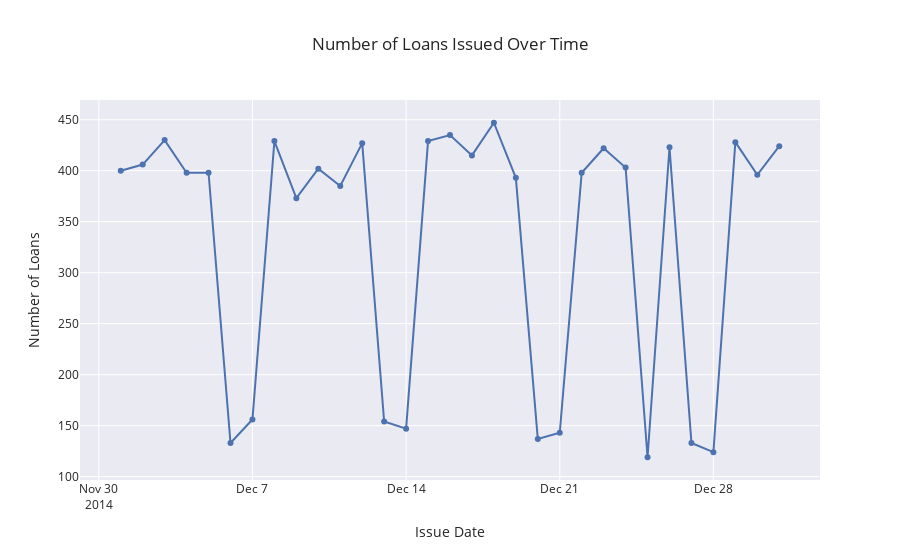

Notebook cell for this chart:
### Markdown cell above
## Time-Based Analysis

In this section, we will analyze how loan data trends over time. This includes examining the number of loans issued, the total loan amount over time, and the distribution of loans based on the day of the week.

**1. Loans Issued Over Time**

We will create a line chart to show the number of loans issued over time. This will help us identify trends, such as periods with high or low loan issuance.

### Code cell
# Data wrangling: Aggregate number of loans issued per date
data_agg = loan.groupby(['issue_date']).count()['id'].reset_index()

px.line(
    data_agg,
    x='issue_date',
    y='id',
    markers=True,
    title='Number of Loans Issued Over Time',
    labels={
        'issue_date': 'Issue Date',
        'id': 'Number of Loans'
    },
    template="seaborn"
)

### Figure 1 — Plotly figure (JSON) as saved in the notebook; plotly's stock layout.template omitted (floating-point values rounded to 4 significant figures)
{"data": [{"hovertemplate": "Issue Date=%{x}<br>Number of Loans=%{y}<extra></extra>", "legendgroup": "", "line": {"color": "rgb(76,114,176)", "dash": "solid"}, "marker": {"symbol": "circle"}, "mode": "lines+markers", "name": "", "orientation": "v", "showlegend": false, "type": "scatter", "x": ["2014-12-01T00:00:00", "2014-12-02T00:00:00", "2014-12-03T00:00:00", "2014-12-04T00:00:00", "2014-12-05T00:00:00", "2014-12-06T00:00:00", "2014-12-07T00:00:00", "2014-12-08T00:00:00", "2014-12-09T00:00:00", "2014-12-10T00:00:00", "2014-12-11T00:00:00", "2014-12-12T00:00:00", "2014-12-13T00:00:00", "2014-12-14T00:00:00", "2014-12-15T00:00:00", "2014-12-16T00:00:00", "2014-12-17T00:00:00", "2014-12-18T00:00:00", "2014-12-19T00:00:00", "2014-12-20T00:00:00", "2014-12-21T00:00:00", "2014-12-22T00:00:00", "2014-12-23T00:00:00", "2014-12-24T00:00:00", "2014-12-25T00:00:00", "2014-12-26T00:00:00", "2014-12-27T00:00:00", "2014-12-28T00:00:00", "2014-12-29T00:00:00", "2014-12-30T00:00:00", "2014-12-31T00:00:00"], "xaxis": "x", "y": [400, 406, 430, 398, 398, 133, 156, 429, 373, 402, 385, 427, 154, 147, 429, 435, 415, 447, 393, 137, 143, 398, 422, 403, 119, 423, 133, 124, 428, 396, 424], "yaxis": "y"}], "layout": {"legend": {"tracegroupgap": 0}, "title": {"text": "Number of Loans Issued Over Time"}, "xaxis": {"anchor": "y", "domain": [0, 1], "title": {"text": "Issue Date"}}, "yaxis": {"anchor": "x", "domain": [0, 1], "title": {"text": "Number of Loans"}}}}
